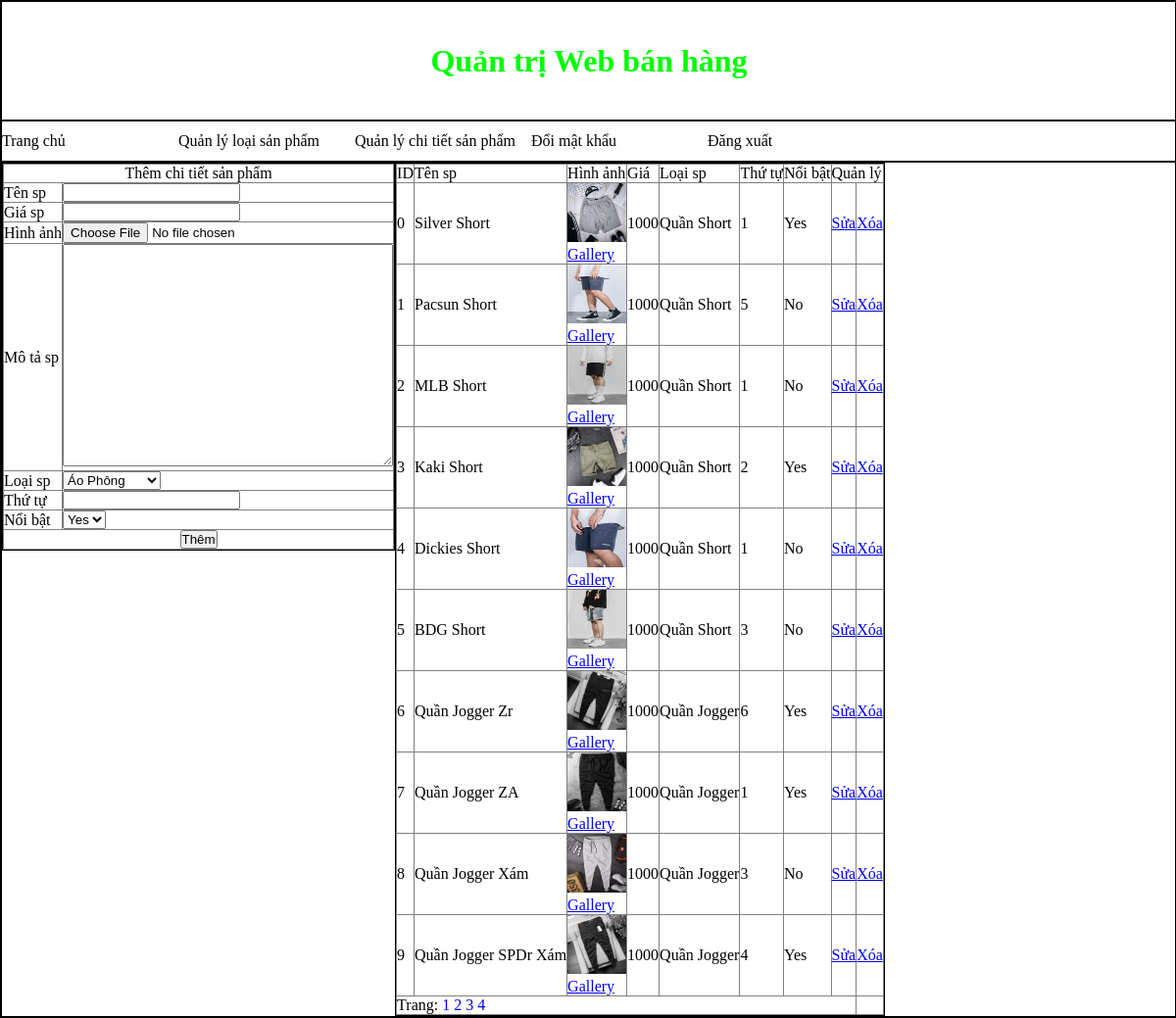
The app's page /admin/index.php?quanly=quanlychitietsp&ac=them (signed in) with its own data.
### tables this page shows
CREATE TABLE `chitietsp` (
  `id_sp` int(11) NOT NULL,
  `tensp` varchar(255) NOT NULL,
  `hinhanh` varchar(100) NOT NULL,
  `gia` int(100) NOT NULL,
  `mota` longtext NOT NULL,
  `id_loaisp` int(100) NOT NULL,
  `thutusp` int(100) NOT NULL,
  `noibat` varchar(255) NOT NULL
);

CREATE TABLE `loaisp` (
  `id_loaisp` int(11) NOT NULL,
  `tenloaisp` varchar(255) NOT NULL,
  `thutu` int(100) NOT NULL
);

### admin/modules/quanlychitietsp/lietke.php (the view, shortened to what this page needs)
<?php
	if(isset($_GET['page'])){
		$page=$_GET['page'];
	}else{
		$page='';
	}
	if($page =='' || $page =='1'){
		$page1=0;
	}else{
		$page1=($page*10)-10;
	}
	$sql="select * from chitietsp,loaisp where loaisp.id_loaisp=chitietsp.id_loaisp order by chitietsp.id_sp desc limit $page1,10" ;
	$run=mysqli_query($conn,$sql);
 ?>
<table width="auto" border="1" cellspacing="0" cellpadding="0">
  <tr>
    <td>ID</td>
    <td>Tên sp</td>
    <td>Hình ảnh</td>
    <td>Giá</td>
    <td>Loại sp</td>
    <td>Thứ tự</td>
    <td>Nổi bật</td>
    <td colspan="2">Quản lý</td>
  </tr>
  <?php
  $i=0;
  	while($dong=mysqli_fetch_array($run)){
   ?>
  <tr>
    <td><?php echo $i; ?></td>
    <td><?php echo $dong['tensp']; ?></td>
    <td><img src="modules/quanlychitietsp/uploads/<?php echo $dong['hinhanh']?>" width="60" height="60">
    <p><a href="index.php?quanly=gallery&ac=them&id=<?php echo $dong['id_sp'];?>">Gallery</a></p></td>
    <td><?php echo $dong['gia']; ?></td>
    <td><?php echo $dong['tenloaisp']; ?></td>
    <td><?php echo $dong['thutusp']; ?></td>
    <td><?php echo $dong['noibat']; ?></td>
    <td><a href="index.php?quanly=quanlychitietsp&ac=sua&id=<?php echo $dong['id_sp']?>">Sửa</a></td>
    <td><a href="modules/quanlychitietsp/xuly.php?id=<?php echo $dong['id_sp']?>">Xóa</a></td>
  </tr>
  <?php
  $i++;
   }
   ?>
   <tr>
   <td colspan="8">Trang:
            <?php
            	$sql_trang="select * from chitietsp";
				$query_trang=mysqli_query($conn,$sql_trang);
				$count=mysqli_num_rows($query_trang);
				$a=ceil($count/10);
				for ($b=1;$b<=$a;$b++)
				{
					echo '<a href="index.php?quanly=quanlychitietsp&ac=them&page='.$b.'" style="text-decoration:none">'.' '.$b.' '.'</a>';
				}
			?>
            <?php
			echo '<br>';
			?></td>
   </tr>
</table>

### admin/styles/ddad.css (style rules this page uses)
table { border-collapse:collapse; }
* { padding:0; margin:0; }

### records on screen
chitietsp: tensp "Silver Short", hinhanh (picture), gia "1000", id_loaisp.tenloaisp "Quần Short", thutusp "1", noibat "Yes"
chitietsp: tensp "Pacsun Short", hinhanh (picture), gia "1000", id_loaisp.tenloaisp "Quần Short", thutusp "5", noibat "No"
chitietsp: tensp "MLB Short", hinhanh (picture), gia "1000", id_loaisp.tenloaisp "Quần Short", thutusp "1", noibat "No"
chitietsp: tensp "Kaki Short", hinhanh (picture), gia "1000", id_loaisp.tenloaisp "Quần Short", thutusp "2", noibat "Yes"
chitietsp: tensp "Dickies Short", hinhanh (picture), gia "1000", id_loaisp.tenloaisp "Quần Short", thutusp "1", noibat "No"
chitietsp: tensp "BDG Short", hinhanh (picture), gia "1000", id_loaisp.tenloaisp "Quần Short", thutusp "3", noibat "No"
chitietsp: tensp "Quần Jogger Zr", hinhanh (picture), gia "1000", id_loaisp.tenloaisp "Quần Jogger", thutusp "6", noibat "Yes"
chitietsp: tensp "Quần Jogger ZA", hinhanh (picture), gia "1000", id_loaisp.tenloaisp "Quần Jogger", thutusp "1", noibat "Yes"
chitietsp: tensp "Quần Jogger Xám", hinhanh (picture), gia "1000", id_loaisp.tenloaisp "Quần Jogger", thutusp "3", noibat "No"
chitietsp: tensp "Quần Jogger SPDr Xám", hinhanh (picture), gia "1000", id_loaisp.tenloaisp "Quần Jogger", thutusp "4", noibat "Yes"

### other values on screen
form field loaisp "Áo Phông"
